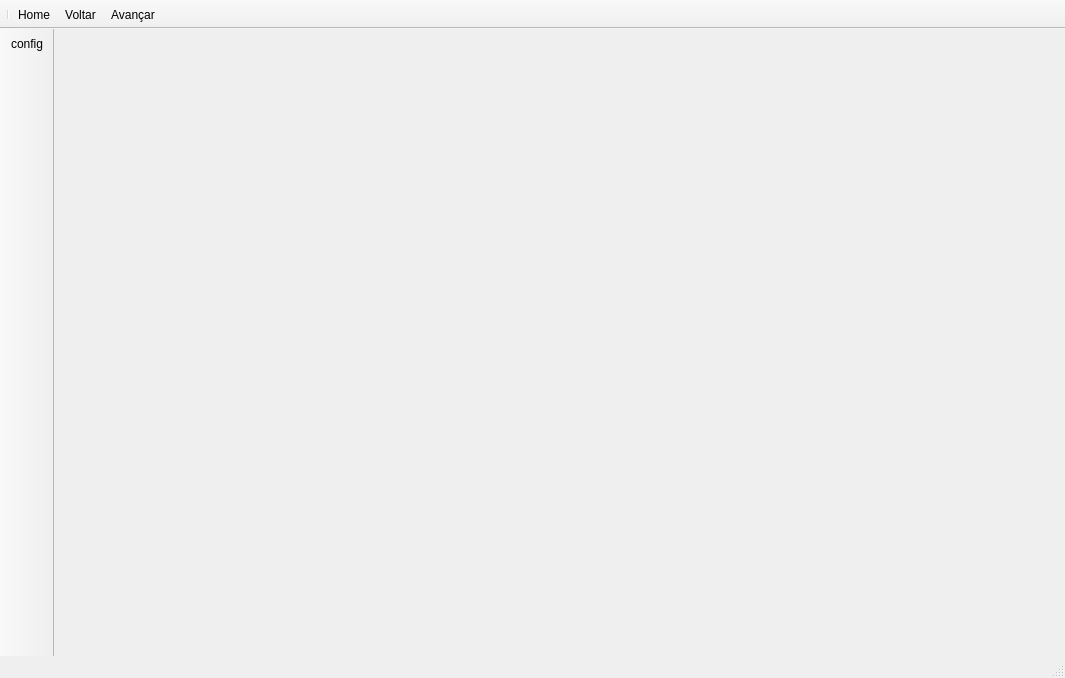
<?xml version="1.0" encoding="UTF-8"?>
<ui version="4.0">
 <class>MainWindow</class>
 <widget class="QMainWindow" name="MainWindow">
  <property name="geometry">
   <rect>
    <x>0</x>
    <y>0</y>
    <width>1065</width>
    <height>678</height>
   </rect>
  </property>
  <property name="windowTitle">
   <string>MainWindow</string>
  </property>
  <widget class="QWidget" name="centralwidget"/>
  <widget class="QStatusBar" name="statusbar"/>
  <widget class="QToolBar" name="urlbar">
   <property name="cursor">
    <cursorShape>ArrowCursor</cursorShape>
   </property>
   <property name="windowTitle">
    <string>toolBar</string>
   </property>
   <property name="movable">
    <bool>false</bool>
   </property>
   <attribute name="toolBarArea">
    <enum>TopToolBarArea</enum>
   </attribute>
   <attribute name="toolBarBreak">
    <bool>false</bool>
   </attribute>
   <addaction name="separator"/>
   <addaction name="actionHome"/>
   <addaction name="actionVoltar"/>
   <addaction name="actionAvan_ar"/>
  </widget>
  <widget class="QToolBar" name="menuBar">
   <property name="windowTitle">
    <string>toolBar</string>
   </property>
   <property name="movable">
    <bool>false</bool>
   </property>
   <property name="floatable">
    <bool>false</bool>
   </property>
   <attribute name="toolBarArea">
    <enum>LeftToolBarArea</enum>
   </attribute>
   <attribute name="toolBarBreak">
    <bool>false</bool>
   </attribute>
   <addaction name="actionconfig"/>
  </widget>
  <action name="actionHome">
   <property name="icon">
    <iconset>
     <normalon>../icons/home.png</normalon>
    </iconset>
   </property>
   <property name="text">
    <string>Home</string>
   </property>
   <property name="toolTip">
    <string>&lt;html&gt;&lt;head/&gt;&lt;body&gt;&lt;p&gt;Retornar para página inicial&lt;/p&gt;&lt;/body&gt;&lt;/html&gt;</string>
   </property>
  </action>
  <action name="actionVoltar">
   <property name="icon">
    <iconset>
     <normaloff>../icons/arrow-180.png</normaloff>../icons/arrow-180.png</iconset>
   </property>
   <property name="text">
    <string>Voltar</string>
   </property>
   <property name="toolTip">
    <string>&lt;html&gt;&lt;head/&gt;&lt;body&gt;&lt;p&gt;Voltar a página anterior&lt;/p&gt;&lt;/body&gt;&lt;/html&gt;</string>
   </property>
  </action>
  <action name="actionAvan_ar">
   <property name="icon">
    <iconset>
     <normaloff>../icons/arrow.png</normaloff>../icons/arrow.png</iconset>
   </property>
   <property name="text">
    <string>Avançar</string>
   </property>
  </action>
  <action name="actionconfig">
   <property name="icon">
    <iconset>
     <normaloff>../icons/gear.png</normaloff>../icons/gear.png</iconset>
   </property>
   <property name="text">
    <string>config</string>
   </property>
   <property name="toolTip">
    <string>&lt;html&gt;&lt;head/&gt;&lt;body&gt;&lt;p&gt;Abrir configurações do navegador	&lt;/p&gt;&lt;/body&gt;&lt;/html&gt;</string>
   </property>
  </action>
 </widget>
 <resources/>
 <connections/>
</ui>
